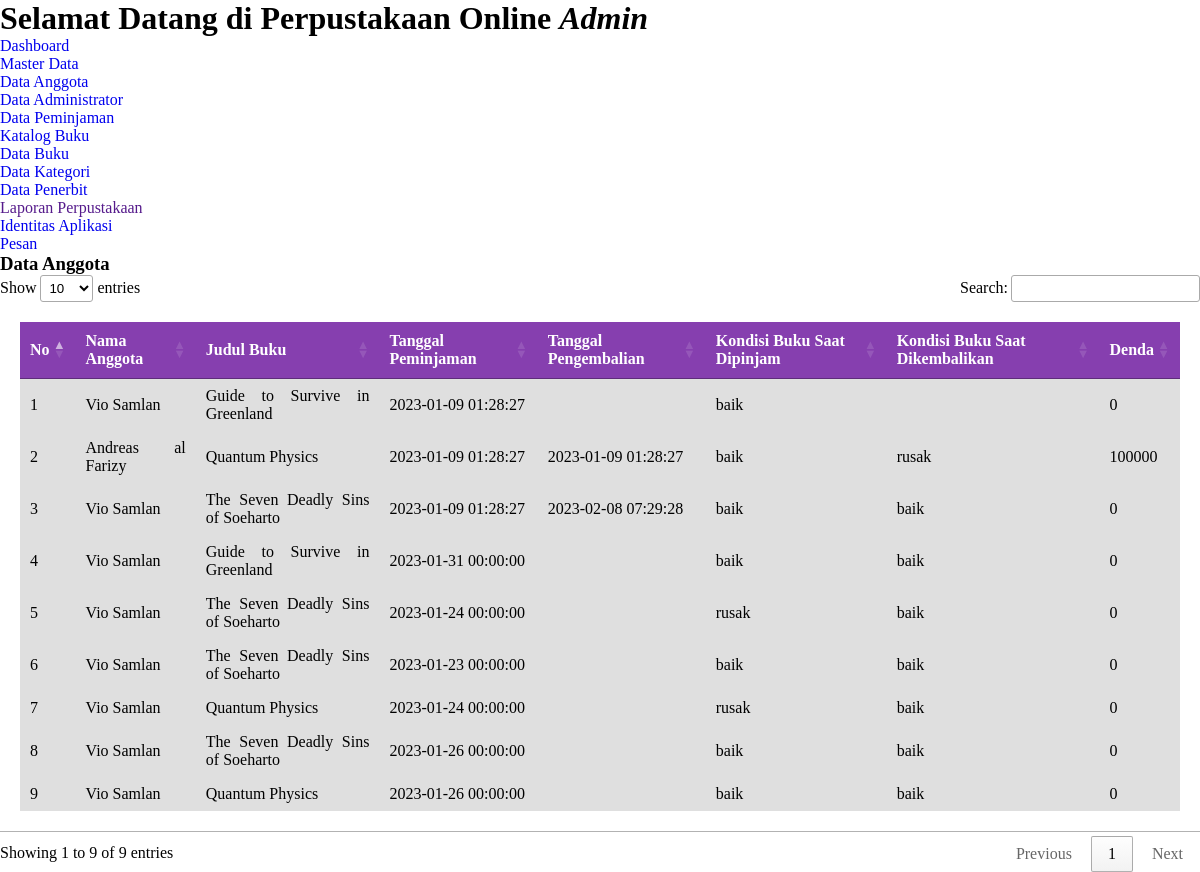
The page /admin/master_data/data_peminjaman/index.php on the database its author committed.
### tables this page shows
CREATE TABLE `user` (
  `id` int(11) NOT NULL,
  `kode` varchar(25) NOT NULL,
  `nis` char(20) NOT NULL,
  `fullname` varchar(50) NOT NULL,
  `username` varchar(50) NOT NULL,
  `password` text NOT NULL,
  `kelas` varchar(20) DEFAULT NULL,
  `alamat` text DEFAULT NULL,
  `verif` varchar(50) NOT NULL DEFAULT 'Akun terverifikasi',
  `role` enum('admin','user') NOT NULL,
  `join_date` datetime NOT NULL,
  `terakhir_login` datetime NOT NULL,
  `foto` text DEFAULT NULL
);

CREATE TABLE `peminjaman` (
  `id` int(11) NOT NULL,
  `id_user` int(11) NOT NULL,
  `id_buku` int(11) NOT NULL,
  `tanggal_peminjaman` datetime NOT NULL,
  `tanggal_pengembalian` datetime DEFAULT NULL,
  `kondisi_buku_saat_dipinjam` enum('baik','rusak') NOT NULL,
  `kondisi_buku_saat_dikembalikan` enum('baik','rusak') NOT NULL,
  `denda` decimal(10,0) NOT NULL
);

CREATE TABLE `buku` (
  `id` int(11) NOT NULL,
  `judul_buku` varchar(100) NOT NULL,
  `id_kategori` int(11) NOT NULL,
  `id_penerbit` int(11) NOT NULL,
  `pengarang` varchar(100) NOT NULL,
  `tahun_terbit` year(4) NOT NULL,
  `isbn` int(13) NOT NULL,
  `j_buku_baik` int(5) NOT NULL,
  `j_buku_rusak` int(5) NOT NULL,
  `foto` text DEFAULT NULL
);

### class/Database.php (called while the page is built, shortened)
<?php
class Database {
    private $hostname = "localhost";
    private $username = "root";
    private $password = "";
    private $database = "db_perpustakaan";
    public function __construct(){
        $this->db = mysqli_connect($this->hostname, $this->username, $this->password, $this->database);
    }
}
?>

### class/User.php (called while the page is built, shortened)
<?php
include_once("Database.php");
class User extends Database{
    public function find($id){
        $sql = "SELECT * FROM user WHERE id='$id'";
        return $this->db->query($sql)->fetch_assoc();
    }
}
?>

### class/Peminjaman.php (called while the page is built, shortened)
<?php
include_once("Database.php");
class Peminjaman extends Database{
    public function all(){
        $sql = "SELECT user.fullname as peminjam, buku.judul_buku as buku, peminjaman.tanggal_peminjaman, peminjaman.kondisi_buku_saat_dipinjam, peminjaman.tanggal_pengembalian, peminjaman.kondisi_buku_saat_dikembalikan, peminjaman.denda FROM  peminjaman, buku, user WHERE peminjaman.id_user = user.id AND peminjaman.id_buku = buku.id";
        return $this->db->query($sql)->fetch_all(MYSQLI_ASSOC) ;
    }
}
?>

### admin/master_data/data_peminjaman/index.php (the view, shortened to what this page needs)
<?php
include_once("../../../class/User.php");
include_once("../../../class/Peminjaman.php");
$user = new User;
$data_user = $user->find(1);
$peminjaman = new Peminjaman;
$data_peminjaman = $peminjaman->all();
?>
<!DOCTYPE html>
<html lang="en">
<head>
    <link rel="stylesheet" href="../../../assets/css/style_a.css">
    <?php include("../../../partials/t_script_js.php") ?>
</head>
<body
    <?php include("../../../partials/sidebar_admin.php") ?>
    <div class="table">
        <h3>Data Anggota</h3>
        <table id="jquery-tab">
            <thead>
                <tr>
                    <th>No</th>
                    <th>Nama Anggota</th>
                    <th>Judul Buku</th>
                    <th>Tanggal Peminjaman</th>
                    <th>Tanggal Pengembalian</th>
                    <th>Kondisi Buku Saat Dipinjam</th>
                    <th>Kondisi Buku Saat Dikembalikan</th>
                    <th>Denda</th>
                </tr>
            </thead>
            <tbody>
            <?php
            foreach($data_peminjaman as $key => $a){
                ?>
                <tr>
                    <td><?= $key+1 ?></td>
                    <td><?= $a["peminjam"] ?></td>
                    <td><?= $a["buku"] ?></td>
                    <td><?= $a["tanggal_peminjaman"] ?></td>
                    <td><?= $a["tanggal_pengembalian"] ?></td>
                    <td><?= $a["kondisi_buku_saat_dipinjam"] ?></td>
                    <td><?= $a["kondisi_buku_saat_dikembalikan"] ?></td>
                    <td><?= $a["denda"] ?></td>
                </tr>
            <?php
            }
            ?>
            </tbody>
        </table>
    </div>
</body>
</html>

### partials/sidebar_admin.php (shortened to what this page needs)
<div class="sidebar">
    <h1>Selamat Datang di Perpustakaan Online <i><?= $data_user["fullname"] ?></i></h1>
    <ul>
        <li> <a href="http://localhost/perpus64/admin/">Dashboard</a></li>
        <li> <a href="#">Master Data</a>
            <ul>
                <li><a href="http://localhost/perpus64/admin/master_data/data_anggota/index.php">Data Anggota</a></li>
                <li><a href="http://localhost/perpus64/admin/master_data/data_administrator/index.php">Data Administrator</a></li>
                <li><a href="http://localhost/perpus64/admin/master_data/data_peminjaman/index.php">Data Peminjaman</a></li>
            </ul>
        </li>
        <li> <a href="#">Katalog Buku</a>
            <ul>
                <li><a href="http://localhost/perpus64/admin/katalog_buku/data_buku/index.php">Data Buku</a></li>
                <li><a href="http://localhost/perpus64/admin/katalog_buku/data_kategori/index.php">Data Kategori</a></li>
                <li><a href="http://localhost/perpus64/admin/katalog_buku/data_penerbit/index.php">Data Penerbit</a></li>
            </ul>
        </li>
        <li> <a href="">Laporan Perpustakaan</a></li>
        <li> <a href="identitas.php">Identitas Aplikasi</a></li>
        <li> <a href="pesan.php">Pesan</a></li>
    </ul>

### assets/css/style_a.css (style rules this page uses)
* { margin: 0; padding: 0; box-sizing: border-box; list-style: none; text-decoration: none; }
.table table { width: 100%; padding: 20px; }
.table table th { background-color: #863faf; color: white; padding: 10px; font-weight: 400; }
.table table td { background-color: #dfdfdf; padding: 8px; text-align: justify; }

### rows shown on the page
user: fullname "Admin"
peminjaman: id_user.fullname "Vio Samlan", id_buku.judul_buku "Guide to Survive in Greenland", tanggal_peminjaman "2023-01-09 01:28:27", kondisi_buku_saat_dipinjam "baik", denda "0"
peminjaman: id_user.fullname "Andreas al Farizy", id_buku.judul_buku "Quantum Physics", tanggal_peminjaman "2023-01-09 01:28:27", tanggal_pengembalian "2023-01-09 01:28:27", kondisi_buku_saat_dipinjam "baik", kondisi_buku_saat_dikembalikan "rusak", denda "100000"
peminjaman: id_user.fullname "Vio Samlan", id_buku.judul_buku "The Seven Deadly Sins of Soeharto", tanggal_peminjaman "2023-01-09 01:28:27", tanggal_pengembalian "2023-02-08 07:29:28", kondisi_buku_saat_dipinjam "baik", kondisi_buku_saat_dikembalikan "baik", denda "0"
peminjaman: id_user.fullname "Vio Samlan", id_buku.judul_buku "Guide to Survive in Greenland", tanggal_peminjaman "2023-01-31 00:00:00", kondisi_buku_saat_dipinjam "baik", kondisi_buku_saat_dikembalikan "baik", denda "0"
peminjaman: id_user.fullname "Vio Samlan", id_buku.judul_buku "The Seven Deadly Sins of Soeharto", tanggal_peminjaman "2023-01-24 00:00:00", kondisi_buku_saat_dipinjam "rusak", kondisi_buku_saat_dikembalikan "baik", denda "0"
peminjaman: id_user.fullname "Vio Samlan", id_buku.judul_buku "The Seven Deadly Sins of Soeharto", tanggal_peminjaman "2023-01-23 00:00:00", kondisi_buku_saat_dipinjam "baik", kondisi_buku_saat_dikembalikan "baik", denda "0"
peminjaman: id_user.fullname "Vio Samlan", id_buku.judul_buku "Quantum Physics", tanggal_peminjaman "2023-01-24 00:00:00", kondisi_buku_saat_dipinjam "rusak", kondisi_buku_saat_dikembalikan "baik", denda "0"
peminjaman: id_user.fullname "Vio Samlan", id_buku.judul_buku "The Seven Deadly Sins of Soeharto", tanggal_peminjaman "2023-01-26 00:00:00", kondisi_buku_saat_dipinjam "baik", kondisi_buku_saat_dikembalikan "baik", denda "0"
peminjaman: id_user.fullname "Vio Samlan", id_buku.judul_buku "Quantum Physics", tanggal_peminjaman "2023-01-26 00:00:00", kondisi_buku_saat_dipinjam "baik", kondisi_buku_saat_dikembalikan "baik", denda "0"
